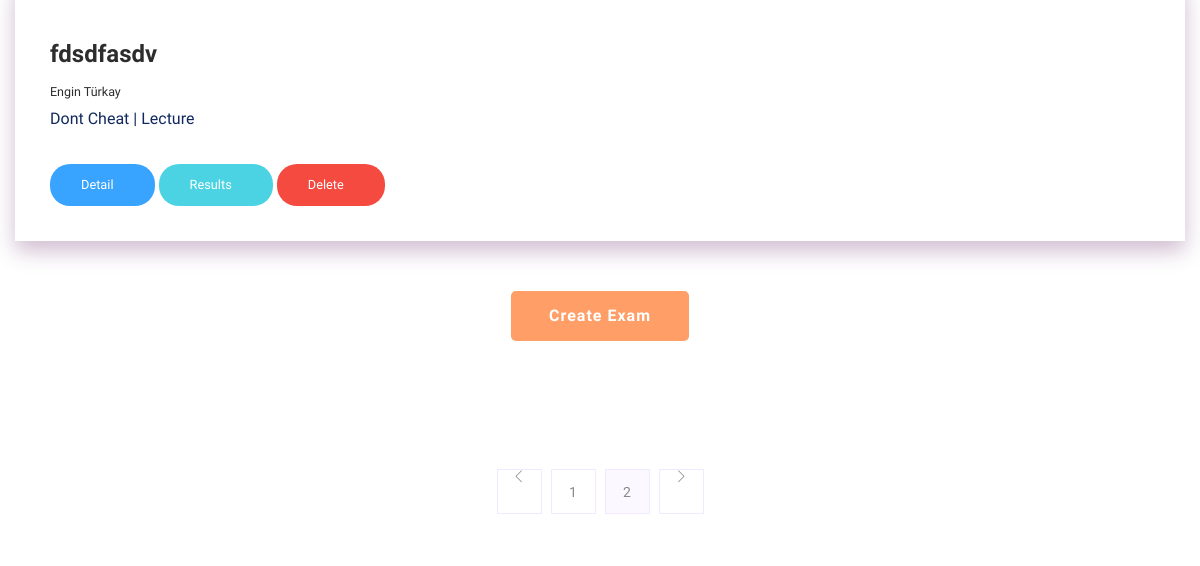
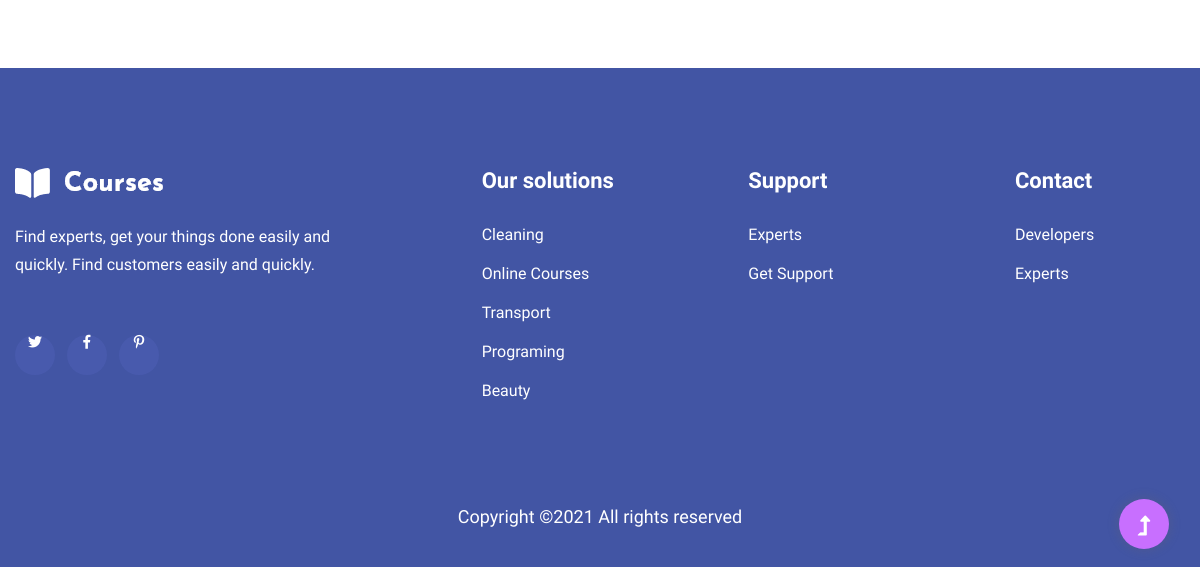
The page /main/instructor/ (signed in, lower part) on the database as committed earlier (2 pictures, top to bottom).
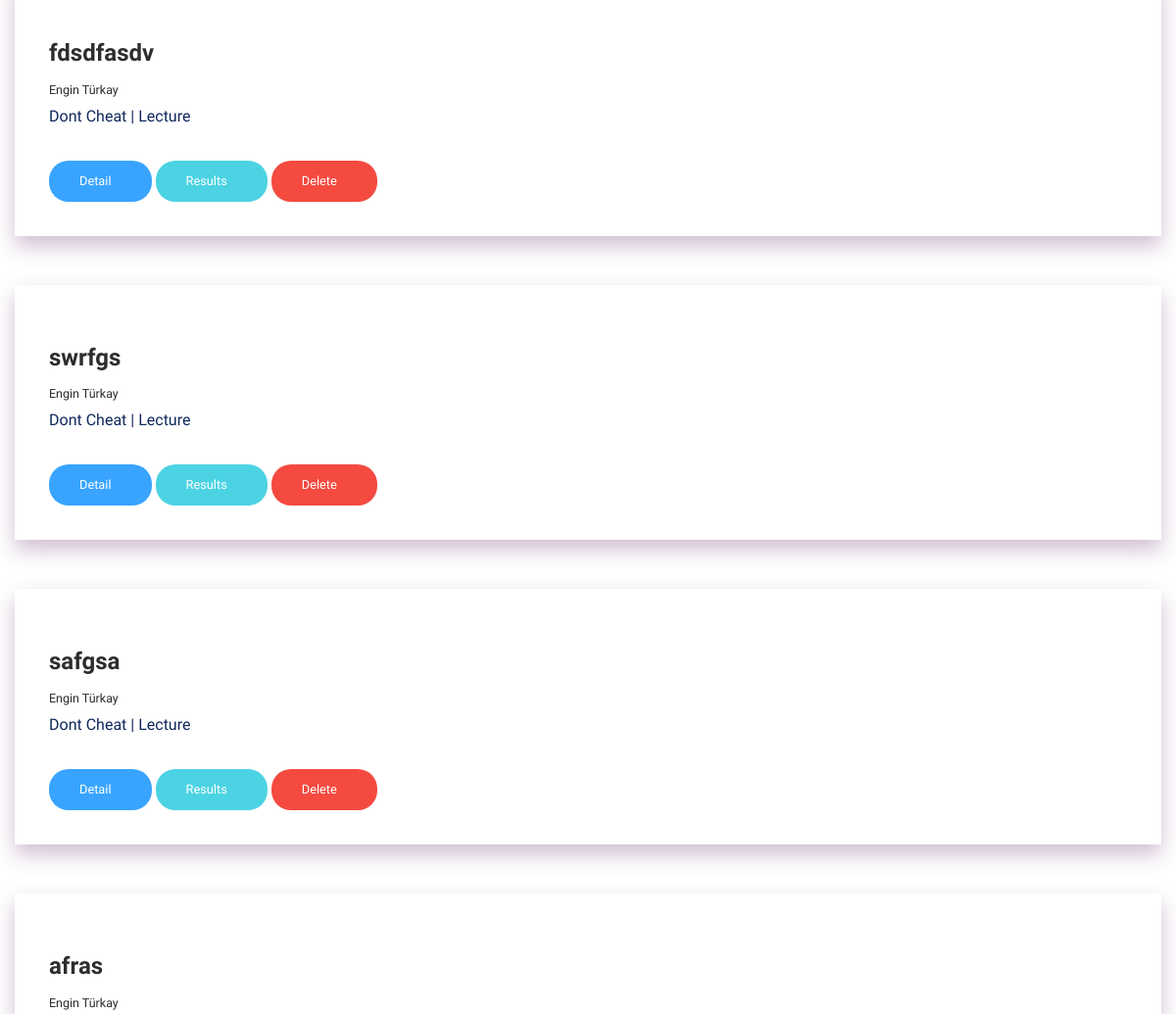
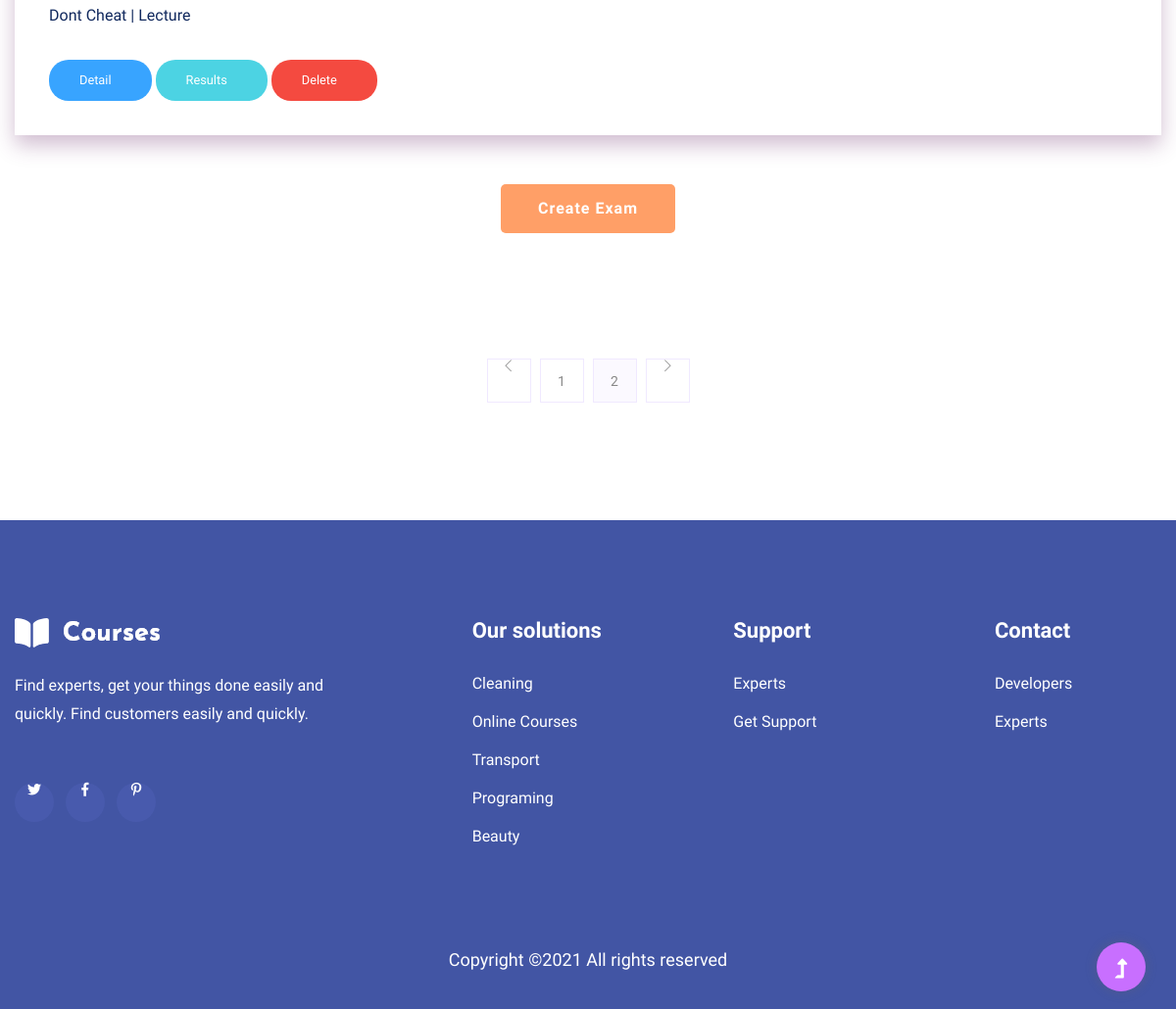
The same page on the database as committed later (2 pictures, top to bottom).
### exam/models.py (models this page shows, shortened)
class Exam(models.Model):
    id = CharField(max_length=20, primary_key=True, db_column='id')
    name = CharField(max_length=100, db_column='EXNAME')
    organizer = ForeignKey(User,
                           default=None,
                           db_column='ORGANIZER',
                           on_delete=models.CASCADE)
    start_time = DateTimeField(db_column='START')
    end_time = DateTimeField(db_column='END')
    class Meta:
        db_table = "EXAM"

### user/views.py (the view)
def instructor_main(request):
    mail = request.session['user']
    exams = ExamController.show_created_exams(mail)
    return render(request, 'instructor.html', {'exams': exams})

### exam/controllers.py (called while the page is built)
    @staticmethod
    def show_created_exams(email):
        examlist = []
        try:
            user = User.objects.filter(mail=email, is_organizer=True).get()
            exams = Exam.objects.filter(
                organizer=user.id).prefetch_related('organizer')
            for exam in exams:
                examlist.append(
                    CreatedQuiz(exam.id, exam.organizer.name,
                                exam.organizer.surname, exam.name,
                                exam.start_time, exam.end_time))
        except Exception:
            print("Uygun User bulunamadı")
        return examlist

### templates/instructor.html (shortened to what this page needs)
{% extends 'base.html' %}
{% load static %}
{% block body %}
    <main>
        <section class="blog_area section-padding">
            <div class="container">
                <div class="row">
                    <div class="col-lg-12 mb-12 mb-lg-12">
                        <div class="blog_left_sidebar">
                            {% for exam in exams %}
                            <article class="blog_item">
                                <div class="blog_details">
                                    <a class="d-inline-block" href="#">
                                        <h2 class="blog-head" style="color: #2d2d2d;">{{ exam.name }}</h2>
                                    </a>
                                        <h5 class="blog-head" style="color: #2d2d2d;">{{ exam.org_name }}</h5>
                                    <p>Dont Cheat | Lecture</p>
                                    <div class="d-inline-block">
                                        <a href="{% url 'exam:detail' exam_id=exam.id %}" class="genric-btn info circle arrow">Detail</a>
                                        <a href="{% url 'exam:scores' exam_id=exam.id %}" class="genric-btn success circle arrow">Results</a>
                                        <a href="{% url 'exam:delete' exam_id=exam.id %}" class="genric-btn danger circle arrow">Delete</a>
                                    </div>
                                    </div>
                            </article>
                            {% endfor%}
                            <div class="col-xl-12 col-lg-12 col-md-12 ">
                                <div class="d-flex justify-content-center ">
                                    <li class="button-header margin-right ">
                                        <a id="createQuestion"class="btn  btn-success"  href="{% url 'exam:create' %}" type="button" value="Create Exam">Create Exam</a>
                                    </li>
                                </div>
                             </div>
                            <br><br>
                            <nav class="blog-pagination justify-content-center d-flex">
                                <ul class="pagination">
                                    <li class="page-item">
                                        <a href="#" class="page-link" aria-label="Previous">
                                            <i class="ti-angle-left"></i>
                                        </a>
                                    </li>
                                    <li class="page-item">
                                        <a href="#" class="page-link">1</a>
                                    </li>
                                    <li class="page-item active">
                                        <a href="#" class="page-link">2</a>
                                    </li>
                                    <li class="page-item">
                                        <a href="#" class="page-link" aria-label="Next">
                                            <i class="ti-angle-right"></i>
                                        </a>
                                    </li>
                                </ul>
                            </nav>
                        </div>
                    </div>
                </div>
            </div>
        </section>
    </main>
{% endblock%}

Rows that differ between the two databases and show on the page:
added Exam: name "swrfgs"
added Exam: name "safgsa"
added Exam: name "afras"
Other text that changed with them:
new list line: "Engin Türkay Dont Cheat | Lecture Detail Results Delete"
